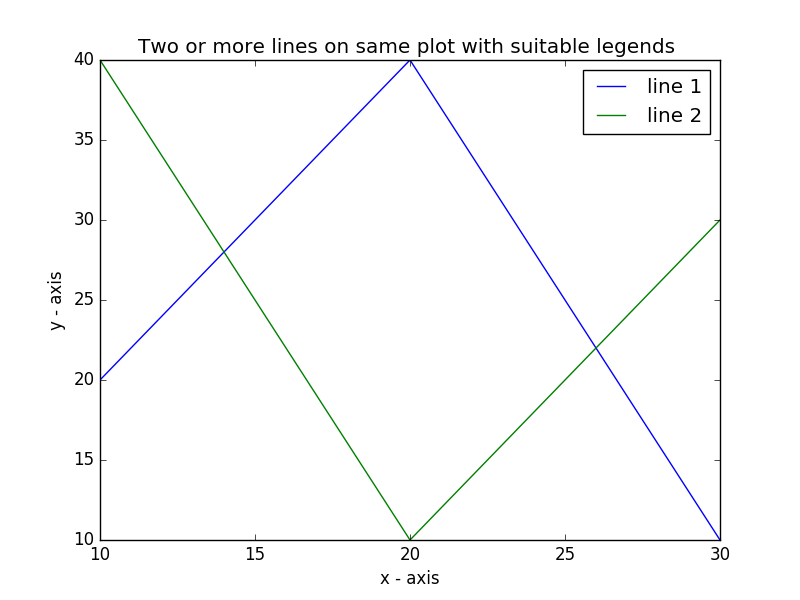

Generate this figure with Python:
import matplotlib.pyplot as plt
# line 1 points
x1 = [10,20,30]
y1 = [20,40,10]
# plotting the line 1 points 
plt.plot(x1, y1, label = "line 1")
# line 2 points
x2 = [10,20,30]
y2 = [40,10,30]
# plotting the line 2 points 
plt.plot(x2, y2, label = "line 2")
plt.xlabel('x - axis')
# Set the y axis label of the current axis.
plt.ylabel('y - axis')
# Set a title of the current axes.
plt.title('Two or more lines on same plot with suitable legends ')
# show a legend on the plot
plt.legend()
# Display a figure.
plt.show()
